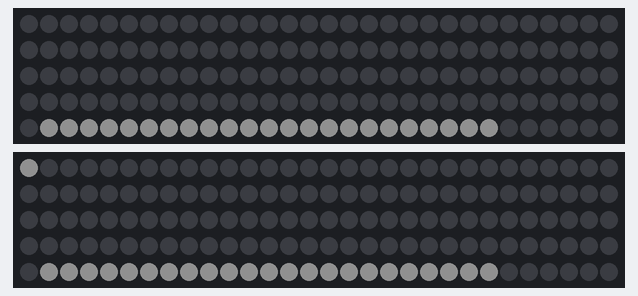
A sketch run on a simulated Arduino Uno, built with avr-gcc and run on an emulated ATmega328P. On the bench: 2 × 150 RGB LEDs in strip order, left to right, continuing on the next row. Dim RGB values are drawn brighter than linear; random numbers use the default seed unless the sketch sets one; what the sketch prints to the serial monitor is not drawn.

Above: at 0.3 s.

The sketch:

Gameboard.ino
```cpp
#include <NeoPixelBus.h>
#include <IRLibAll.h>
#include "Point.h"

const uint16_t PixelCount = 150;
const uint8_t PixelPin1 = 13;  // make sure to set this to the correct pin, ignored for Esp8266
const uint8_t PixelPin2 = 12;  // make sure to set this to the correct pin, ignored for Esp8266

#define BORDERS true

#define MAX_X 11
#define MAX_Y 23
#define TRIM_X 1
#define TRIM_Y 0

#define colorSaturation 64
#define colorHalf 32
#define RMT_POWER 0xFFA25D
#define RMT_ROTATE 0xFF9867
#define RMT_FFLEFT 0xFF02FD
#define RMT_FFRIGHT 0xFFC23D
#define RMT_MINUS 0xFFA857
#define RMT_PLUS 0xFF906F
#define RMT_PLAY 0xFF22DD
#define RMT_EQ 0xFFE01F
#define RMT_MODE 0xFF629D

#define DEFAULT_DELAY 1000


// define both strips
NeoPixelBus<NeoGrbFeature, Neo800KbpsMethod> strip1(PixelCount, PixelPin1);
NeoPixelBus<NeoGrbFeature, Neo800KbpsMethod> strip2(PixelCount, PixelPin2);

//Create a receiver object to listen on pin 10
IRrecv myReceiver(10);

//Create a decoder object
IRdecode myDecoder;

// define helpful colors
RgbColor red(colorSaturation, 0, 0);
RgbColor green(0, colorSaturation, 0);
RgbColor blue(0, 0, colorSaturation);
RgbColor purple(colorHalf, 0, colorHalf);
RgbColor cyan(0, colorHalf, colorHalf);
RgbColor orange(colorSaturation, colorHalf, 0);
RgbColor yellow(colorHalf, colorHalf, 0);
RgbColor magenta(colorSaturation, 0, colorSaturation);
RgbColor gray(16);
RgbColor white(colorSaturation);
RgbColor black(0);

HslColor hslRed(red);
HslColor hslGreen(green);
HslColor hslBlue(blue);
HslColor hslWhite(white);
HslColor hslBlack(black);

// Screen Map
uint8_t VerticalMap[24][12] = {
  {143,  97,  95,  49,  47,   1,   1,  47,  49,  95,  97, 143},
  {142,  98,  94,  50,  46,   2,   2,  46,  50,  94,  98, 142},
  {141,  99,  93,  51,  45,   3,   3,  45,  51,  93,  99, 141},
  {140, 100,  92,  52,  44,   4,   4,  44,  52,  92, 100, 140},
  {139, 101,  91,  53,  43,   5,   5,  43,  53,  91, 101, 139},
  {138, 102,  90,  54,  42,   6,   6,  42,  54,  90, 102, 138},
  {137, 103,  89,  55,  41,   7,   7,  41,  55,  89, 103, 137},
  {136, 104,  88,  56,  40,   8,   8,  40,  56,  88, 104, 136},
  {135, 105,  87,  57,  39,   9,   9,  39,  57,  87, 105, 135},
  {134, 106,  86,  58,  38,  10,  10,  38,  58,  86, 106, 134},
  {133, 107,  85,  59,  37,  11,  11,  37,  59,  85, 107, 133},
  {132, 108,  84,  60,  36,  12,  12,  36,  60,  84, 108, 132},
  {131, 109,  83,  61,  35,  13,  13,  35,  61,  83, 109, 131},
  {130, 110,  82,  62,  34,  14,  14,  34,  62,  82, 110, 130},
  {129, 111,  81,  63,  33,  15,  15,  33,  63,  81, 111, 129},
  {128, 112,  80,  64,  32,  16,  16,  32,  64,  80, 112, 128},
  {127, 113,  79,  65,  31,  17,  17,  31,  65,  79, 113, 127},
  {126, 114,  78,  66,  30,  18,  18,  30,  66,  78, 114, 126},
  {125, 115,  77,  67,  29,  19,  19,  29,  67,  77, 115, 125},
  {124, 116,  76,  68,  28,  20,  20,  28,  68,  76, 116, 124},
  {123, 117,  75,  69,  27,  21,  21,  27,  69,  75, 117, 123},
  {122, 118,  74,  70,  26,  22,  22,  26,  70,  74, 118, 122},
  {121, 119,  73,  71,  25,  23,  23,  25,  71,  73, 119, 121}
};

RgbColor Well[24][12];

RgbColor TetraminoColors[8] = {red, green, blue, purple, cyan, magenta, orange, yellow};

uint8_t Tetraminos[7][4][4][2] = {
  // I-Piece
  {
    { {0, 1}, {1, 1}, {2, 1}, {3, 1} },
    { {1, 0}, {1, 1}, {1, 2}, {1, 3} },
    { {0, 1}, {1, 1}, {2, 1}, {3, 1} },
    { {1, 0}, {1, 1}, {1, 2}, {1, 3} }
  },

  // J-Piece
  {
    { {0, 1}, {1, 1}, {2, 1}, {2, 0} },
    { {1, 0}, {1, 1}, {1, 2}, {2, 2} },
    { {0, 1}, {1, 1}, {2, 1}, {0, 2} },
    { {1, 0}, {1, 1}, {1, 2}, {0, 0} }
  },

  // L-Piece
  {
    { {0, 1}, {1, 1}, {2, 1}, {2, 2} },
    { {1, 0}, {1, 1}, {1, 2}, {0, 2} },
    { {0, 1}, {1, 1}, {2, 1}, {0, 0} },
    { {1, 0}, {1, 1}, {1, 2}, {2, 0} }
  },

  // O-Piece
  {
    { {0, 0}, {0, 1}, {1, 0}, {1, 1} },
    { {0, 0}, {0, 1}, {1, 0}, {1, 1} },
    { {0, 0}, {0, 1}, {1, 0}, {1, 1} },
    { {0, 0}, {0, 1}, {1, 0}, {1, 1} }
  },

  // S-Piece
  {
    { {1, 0}, {2, 0}, {0, 1}, {1, 1} },
    { {0, 0}, {0, 1}, {1, 1}, {1, 2} },
    { {1, 0}, {2, 0}, {0, 1}, {1, 1} },
    { {0, 0}, {0, 1}, {1, 1}, {1, 2} }
  },

  // T-Piece
  {
    { {1, 0}, {0, 1}, {1, 1}, {2, 1} },
    { {1, 0}, {0, 1}, {1, 1}, {1, 2} },
    { {0, 1}, {1, 1}, {2, 1}, {1, 2} },
    { {1, 0}, {1, 1}, {2, 1}, {1, 2} }
  },

  // Z-Piece
  {
    { {0, 0}, {1, 0}, {1, 1}, {2, 1} },
    { {1, 0}, {0, 1}, {1, 1}, {0, 2} },
    { {0, 0}, {1, 0}, {1, 1}, {2, 1} },
    { {1, 0}, {0, 1}, {1, 1}, {0, 2} }
  }
};

void setup()
{

  Serial.begin(9600);
  while (!Serial); // wait for serial attach

  Serial.println();
  Serial.println(F("Initializing..."));
  Serial.flush();

  // initialize random number generator
  randomSeed(analogRead(0));

  myReceiver.enableIRIn(); // Start the IR receiver
  Serial.println(F("Ready to receive IR signals"));

  // this resets all the neopixels to an off state
  strip1.Begin();
  strip2.Begin();

  delay(200);

  Serial.println();
  Serial.println(F("Running..."));

  ResetGame();
}

void Repaint()
{
  for (int i=0;i<=MAX_Y;i++){
    for (int j=0;j<=MAX_X;j++){
      SetColor(j, i, Well[i][j]);
    }
  }
  Refresh();
}


/***

*/
void DrawHLine(int y, RgbColor color)
{
  for (int x = 0; x <= MAX_X; x++) {
    SetColor(x, y, color);
  }
}

void DrawVLine(int x, RgbColor color)
{
  for (int y = 0; y <= MAX_Y; y++) {
    SetColor(x, y, color);
  }
}


/***
   This method sets pixel color based on (X, Y) coordinates
   for a pixel on the matrix in vertical orientation.
*/
void SetColor(int x, int y, RgbColor color)
{
  if (y < 0 || y > MAX_Y || x < 0 || x > MAX_X) {
    // error - invalid input
    return;
  }

  if (x < 6) {
    strip1.SetPixelColor(VerticalMap[y][x], color);
  }
  else {
    strip2.SetPixelColor(VerticalMap[y][x], color);
  }
}

/***
   This method refreshes both strips.
*/
void Refresh() {
  strip1.Show();
  strip2.Show();
}


// Starting position for sample program
int x = 0;
int y = 0;

void OneByOne() {
  SetColor(x, y, red);
  Refresh();
  delay(50);
  SetColor(x, y, black);
  Refresh();

  delay(10);

  //Serial.println("X=");
  //Serial.println(x);


  if (x < MAX_X-1) {
    x++;
  }
  else if (y < MAX_Y-1) {
    x = 0;
    y++;
  }
  else {
    x = 0;
    y = 0;
  }
}

void LineByLine() {
  DrawVLine(x, purple);
  DrawHLine(y, purple);
  Refresh();
  delay(50);
  DrawVLine(x, black);
  DrawHLine(y, black);
  Refresh();

  delay(10);

  if (x < MAX_X-1) {
    x++;
  }
  else {
    x = 0;
  }

  if (y < MAX_Y-1) {
    y++;
  }
  else {
    y = 0;
  }
}

int currentPiece = 0;
int rotation = 0;
RgbColor currentColor = red;

const int startX = 5;
const int startY = 19;

int currentPosX = startX;
int currentPosY = startY;

int loopCount = 0;
int gameDelay = DEFAULT_DELAY;
unsigned long lastCommand = 0;

// will store last time a piece was moved was updated
unsigned long previousMillis = 0;
// interval at which to move a piece (milliseconds)
const long interval = DEFAULT_DELAY;


bool CollidesAt(int x, int y, int rotation)
{
  for (int i=0; i<4; i++) {
    uint8_t* p = Tetraminos[currentPiece][rotation][i];
    int px = p[0] + x;
    int py = p[1] + y;

    if (px < TRIM_X || px > MAX_X-TRIM_X || py < TRIM_Y || py > MAX_Y-TRIM_Y) {
      //Serial.println("wall collision!");
      return true;
    }

    if (Well[py][px] != black) {
      //Serial.println("collision!");
      return true;
    }
  }
  return false;
}

void ResetGame()
{
  // re-initialize the well
  for (int i=0;i<=MAX_Y;i++){
    for (int j=0;j<=MAX_X;j++){
      Well[i][j] = black;
    }
    if (BORDERS) {
      Well[i][0] = gray;
      Well[i][MAX_X] = gray;
    }
  }

  Repaint();
}

void FixToWell()
{
  for (int p = 0; p < 4; p++) {
    int px = currentPosX + Tetraminos[currentPiece][rotation][p][0];
    int py = currentPosY + Tetraminos[currentPiece][rotation][p][1];
    Well[py][px] = currentColor;
  }
}

void NewPiece()
{
  currentPosY = startY;
  currentPosX = random(1, 7);

  // pick next piece
  if (currentPiece < 6) {
    currentPiece++;
  }
  else {
    currentPiece = 0;
  }
  // set rotation to random value
  rotation = random(0, 3);

  //picks random color
  currentColor = TetraminoColors[random(0,7)];
}

// Move the piece left or right
void MoveX(int i)
{
  if (!CollidesAt(currentPosX + i, currentPosY, rotation)) {
    // blacken the piece at the current position
    for (int p = 0; p < 4; p++) {
      int px = currentPosX + Tetraminos[currentPiece][rotation][p][0];
      int py = currentPosY + Tetraminos[currentPiece][rotation][p][1];
      SetColor(px, py, black);
    }

    currentPosX +=i;

    // draw new piece at the new position
    for (int p = 0; p < 4; p++) {
      int px = currentPosX + Tetraminos[currentPiece][rotation][p][0];
      int py = currentPosY + Tetraminos[currentPiece][rotation][p][1];
      SetColor(px, py, currentColor);
    }
  }
}

void Rotate()
{
  int newRot = 0;
  if (rotation < 3) {
    newRot = rotation + 1;
  }

  if (!CollidesAt(currentPosX, currentPosY, newRot)) {
    // blacken the piece at the current position
    for (int p = 0; p < 4; p++) {
      int px = currentPosX + Tetraminos[currentPiece][rotation][p][0];
      int py = currentPosY + Tetraminos[currentPiece][rotation][p][1];
      SetColor(px, py, black);
    }

    rotation = newRot;

    // draw new piece at the new position
    for (int p = 0; p < 4; p++) {
      int px = currentPosX + Tetraminos[currentPiece][rotation][p][0];
      int py = currentPosY + Tetraminos[currentPiece][rotation][p][1];
      SetColor(px, py, currentColor);
    }

  }
}

// Move the piece down or up
void MoveY(int i)
{
  if (!CollidesAt(currentPosX, currentPosY+i, rotation)) {
    // blacken the piece at the current position
    for (int p = 0; p < 4; p++) {
      int px = currentPosX + Tetraminos[currentPiece][rotation][p][0];
      int py = currentPosY + Tetraminos[currentPiece][rotation][p][1];
      SetColor(px, py, black);
    }

    currentPosY +=i;

    // draw new piece at the new position
    for (int p = 0; p < 4; p++) {
      int px = currentPosX + Tetraminos[currentPiece][rotation][p][0];
      int py = currentPosY + Tetraminos[currentPiece][rotation][p][1];
      SetColor(px, py, currentColor);
    }
  }
}

  // Clear completed rows from the field and award score according to
  // the number of simultaneously cleared rows.
int ClearRows() {
  boolean gap;
  int numClears = 0;

  for (int j = TRIM_Y; j <= MAX_Y-TRIM_Y; j++) {
    gap = false;
    for (int i = TRIM_X; i <= MAX_X-TRIM_X; i++) {
      if (Well[j][i] == black) {
        gap = true;
        break;
      }
    }
    if (!gap) {
      DeleteRow(j);
      j -= 1;
      numClears += 1;
    }
  }
  /*
  switch (numClears) {
  case 1:
    score += 100;
    break;
  case 2:
    score += 300;
    break;
  case 3:
    score += 500;
    break;
  case 4:
    score += 800;
    break;
  }
  */

  return numClears;
}

void DeleteRow(int row) {
  for (int j = row; j < MAX_Y-TRIM_Y; j++) {
    for (int i = TRIM_X; i <= MAX_X-TRIM_X; i++) {
      Well[j][i] = Well[j+1][i];
    }
  }
}

void DropPiece()
{
  while (!CollidesAt(currentPosX, currentPosY-1, rotation)) {
    MoveY(-1);
    //currentPosY--;
  }
}


void UpdateGame()
{
  // check for collision
  if (!CollidesAt(currentPosX, currentPosY-1, rotation)) {
    MoveY(-1);
    Refresh();
  }
  else {
    if (currentPosY == startY) {
      // we are stuck on new piece!!! game over
      // for now we will do reset
      ResetGame();
    }
    else {

      // fix to well
      FixToWell();

      // clear rows
      if (ClearRows() > 0) {
        Repaint();
      }

      // start with a new piece
      NewPiece();
    }
  }
}

void HandleCommand(unsigned long command)
{
  if (command == RMT_POWER) {
    ResetGame();
    NewPiece();
  }
  else if (command == RMT_FFLEFT) {
    MoveX(-1);
    Refresh();
  }
  else if (command == RMT_FFRIGHT) {
    MoveX(1);
    Refresh();
  }
  else if (command == RMT_ROTATE) {
    Rotate();
    Refresh();
  }
  else if (command == RMT_PLAY) {
    DropPiece();
    Refresh();
  }
}

void loop()
{
  unsigned long currentMillis = millis();
  unsigned long handledCommand = 0;

  if (myReceiver.getResults()) {
    myDecoder.decode();           //Decode it
    myDecoder.dumpResults(false);  //Now print results. Use false for less detail

    unsigned long receivedCommand = myDecoder.value;
    if (receivedCommand == 0xFFFFFFFF && (lastCommand == RMT_FFLEFT || lastCommand == RMT_FFRIGHT)) {
      // repeat last command
      receivedCommand = lastCommand;
    } else {
      lastCommand = receivedCommand;
    }

    HandleCommand(receivedCommand);
    myReceiver.enableIRIn();      //Restart receiver
  }


  if (currentMillis - previousMillis >= interval) {
    previousMillis = currentMillis;
    UpdateGame();
  }

}
```

Panel.cpp
```cpp
#include <NeoPixelBus.h>
#include "panel.h"
```

Panel.h
```cpp
#ifndef PANEL_H
#define PANEL_H


#endif
```

Point.cpp
```cpp
#include "Point.h"

Point::Point(uint8_t x, uint8_t y) {
  _x = x;
  _y = y;
}

uint8_t Point::GetX() {
  return _x;
}

uint8_t Point::GetY() {
  return _y;
}
```

Point.h
```cpp
#ifndef POINT_H
#define POINT_H

#include <stdint.h>

class Point {
  private:
    uint8_t _x, _y;

  public:
    Point(uint8_t x, uint8_t y);
    uint8_t GetX();
    uint8_t GetY();
};


#endif
```
